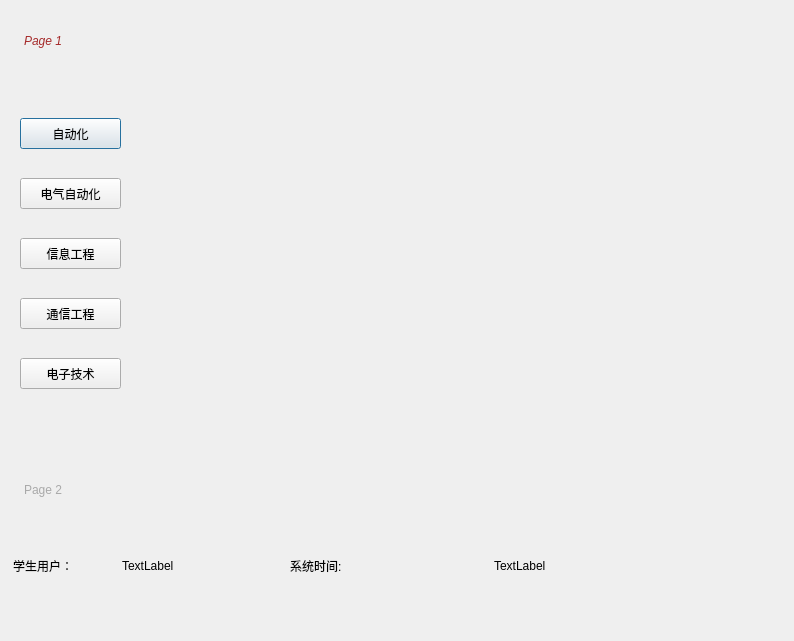
<?xml version="1.0" encoding="UTF-8"?>
<ui version="4.0">
 <class>StudentManage</class>
 <widget class="QDialog" name="StudentManage">
  <property name="geometry">
   <rect>
    <x>0</x>
    <y>0</y>
    <width>794</width>
    <height>641</height>
   </rect>
  </property>
  <property name="windowTitle">
   <string>Dialog</string>
  </property>
  <widget class="QWidget" name="layoutWidget">
   <property name="geometry">
    <rect>
     <x>290</x>
     <y>540</y>
     <width>401</width>
     <height>51</height>
    </rect>
   </property>
   <layout class="QHBoxLayout" name="horizontalLayout_3">
    <item>
     <widget class="QLabel" name="label_4">
      <property name="styleSheet">
       <string notr="true">font: 75 14pt &quot;DFKai-SB&quot;;</string>
      </property>
      <property name="text">
       <string>系统时间:</string>
      </property>
     </widget>
    </item>
    <item>
     <widget class="QLabel" name="timeline">
      <property name="styleSheet">
       <string notr="true">
font: 75 14pt &quot;DFKai-SB&quot;;</string>
      </property>
      <property name="text">
       <string>TextLabel</string>
      </property>
     </widget>
    </item>
   </layout>
  </widget>
  <widget class="QToolBox" name="studenttool">
   <property name="geometry">
    <rect>
     <x>20</x>
     <y>30</y>
     <width>101</width>
     <height>471</height>
    </rect>
   </property>
   <property name="styleSheet">
    <string notr="true">QToolBox::tab {
         background: qlineargradient(x1: 0, y1: 0, x2: 0, y2: 1,
                                     stop: 0 #E1E1E1, stop: 0.4 #DDDDDD,
                                     stop: 0.5 #D8D8D8, stop: 1.0 #D3D3D3);
         border-radius: 5px;
         color: darkgray;
}
QToolBox::tab:selected { /* italicize selected tabs */
         font: italic;
         color: brown;
}
QPushButton#headerLGButton
{
    background-color: transparent;
    border: 0px;
    image: url(:/loginbk1.jpg);
}</string>
   </property>
   <property name="currentIndex">
    <number>0</number>
   </property>
   <widget class="QWidget" name="page_3">
    <property name="geometry">
     <rect>
      <x>0</x>
      <y>0</y>
      <width>101</width>
      <height>419</height>
     </rect>
    </property>
    <attribute name="label">
     <string>Page 1</string>
    </attribute>
    <widget class="QPushButton" name="autobtn">
     <property name="geometry">
      <rect>
       <x>0</x>
       <y>60</y>
       <width>101</width>
       <height>31</height>
      </rect>
     </property>
     <property name="styleSheet">
      <string notr="true">QPushButton:hover { background-color: rgb(255, 170, 127); }


</string>
     </property>
     <property name="text">
      <string>自动化</string>
     </property>
    </widget>
    <widget class="QPushButton" name="elecautobtn">
     <property name="geometry">
      <rect>
       <x>0</x>
       <y>120</y>
       <width>101</width>
       <height>31</height>
      </rect>
     </property>
     <property name="styleSheet">
      <string notr="true"> QPushButton:hover { background-color: rgb(255, 170, 127); }</string>
     </property>
     <property name="text">
      <string>电气自动化</string>
     </property>
    </widget>
    <widget class="QPushButton" name="inforbtn">
     <property name="geometry">
      <rect>
       <x>0</x>
       <y>180</y>
       <width>101</width>
       <height>31</height>
      </rect>
     </property>
     <property name="styleSheet">
      <string notr="true"> QPushButton:hover { background-color: rgb(255, 170, 127); }</string>
     </property>
     <property name="text">
      <string>信息工程</string>
     </property>
    </widget>
    <widget class="QPushButton" name="combtn">
     <property name="geometry">
      <rect>
       <x>0</x>
       <y>240</y>
       <width>101</width>
       <height>31</height>
      </rect>
     </property>
     <property name="styleSheet">
      <string notr="true"> QPushButton:hover { background-color: rgb(255, 170, 127); }</string>
     </property>
     <property name="text">
      <string>通信工程</string>
     </property>
    </widget>
    <widget class="QPushButton" name="elecbtn">
     <property name="geometry">
      <rect>
       <x>0</x>
       <y>300</y>
       <width>101</width>
       <height>31</height>
      </rect>
     </property>
     <property name="styleSheet">
      <string notr="true"> QPushButton:hover { background-color: rgb(255, 170, 127); }</string>
     </property>
     <property name="text">
      <string>电子技术</string>
     </property>
    </widget>
   </widget>
   <widget class="QWidget" name="page_4">
    <property name="geometry">
     <rect>
      <x>0</x>
      <y>0</y>
      <width>101</width>
      <height>419</height>
     </rect>
    </property>
    <attribute name="label">
     <string>Page 2</string>
    </attribute>
    <widget class="QPushButton" name="passwordbtn">
     <property name="geometry">
      <rect>
       <x>0</x>
       <y>30</y>
       <width>101</width>
       <height>31</height>
      </rect>
     </property>
     <property name="styleSheet">
      <string notr="true"> QPushButton:hover { background-color: rgb(255, 170, 127); }
</string>
     </property>
     <property name="text">
      <string>修改密码    </string>
     </property>
    </widget>
    <widget class="QPushButton" name="exitbtn">
     <property name="geometry">
      <rect>
       <x>0</x>
       <y>150</y>
       <width>101</width>
       <height>31</height>
      </rect>
     </property>
     <property name="styleSheet">
      <string notr="true">QPushButton:hover { background-color: rgb(255, 170, 127); }
</string>
     </property>
     <property name="text">
      <string>退出系统    </string>
     </property>
    </widget>
    <widget class="QPushButton" name="returnbtn">
     <property name="geometry">
      <rect>
       <x>0</x>
       <y>90</y>
       <width>101</width>
       <height>31</height>
      </rect>
     </property>
     <property name="styleSheet">
      <string notr="true"> QPushButton:hover { background-color: rgb(255, 170, 127); }
</string>
     </property>
     <property name="text">
      <string>注销账号    </string>
     </property>
    </widget>
   </widget>
  </widget>
  <widget class="QWidget" name="layoutWidget_2">
   <property name="geometry">
    <rect>
     <x>13</x>
     <y>540</y>
     <width>211</width>
     <height>51</height>
    </rect>
   </property>
   <layout class="QHBoxLayout" name="horizontalLayout_4">
    <item>
     <widget class="QLabel" name="label_5">
      <property name="styleSheet">
       <string notr="true">font: 75 14pt &quot;DFKai-SB&quot;;</string>
      </property>
      <property name="text">
       <string>学生用户：</string>
      </property>
     </widget>
    </item>
    <item>
     <widget class="QLabel" name="studentnameline">
      <property name="styleSheet">
       <string notr="true">font: 75 14pt &quot;DFKai-SB&quot;;</string>
      </property>
      <property name="text">
       <string>TextLabel</string>
      </property>
     </widget>
    </item>
   </layout>
  </widget>
  <widget class="QStackedWidget" name="studentstack">
   <property name="geometry">
    <rect>
     <x>130</x>
     <y>30</y>
     <width>641</width>
     <height>501</height>
    </rect>
   </property>
   <property name="styleSheet">
    <string notr="true"/>
   </property>
   <property name="currentIndex">
    <number>-1</number>
   </property>
  </widget>
 </widget>
 <resources/>
 <connections/>
</ui>
